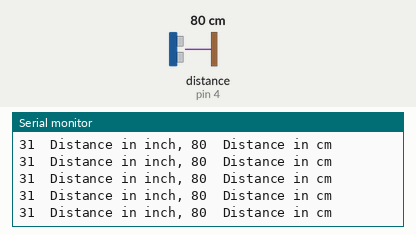
This sketch was run on a simulated Arduino Uno, built with avr-gcc and run on an emulated ATmega328P. On the bench: the last lines printed to the serial monitor. Wiring (inferred from the names in the program): ultrasonic range finder: trigger pin 2; echo pin 4. Inputs (shaded band) come from the test bench; at power-on: distance to the obstacle (sensor on pin 4) 80 cm. The echo pulse lasts 58.3 µs per cm.

Above: at 1.2 s.
1.3 s: distance to the obstacle (sensor on pin 4) set to 35 cm
At 1.38 s:
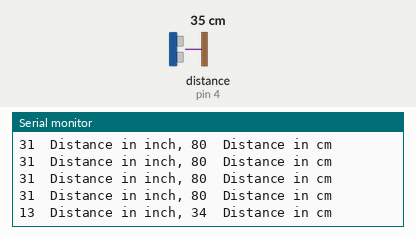
4.3 s: distance to the obstacle (sensor on pin 4) set to 2 cm
At 4.37 s:
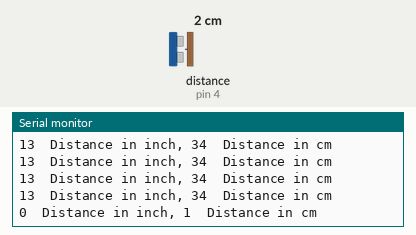
7.3 s: distance to the obstacle (sensor on pin 4) set to 35 cm
At 7.3 s:
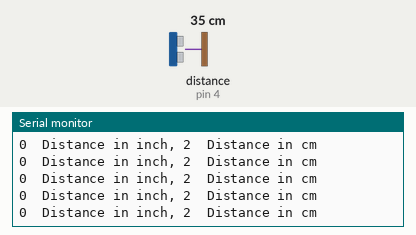
10.3 s: distance to the obstacle (sensor on pin 4) set to 250 cm
At 10.4 s:
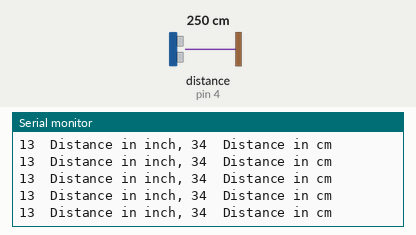
13.3 s: distance to the obstacle (sensor on pin 4) set to 299 cm
At 13.41 s:
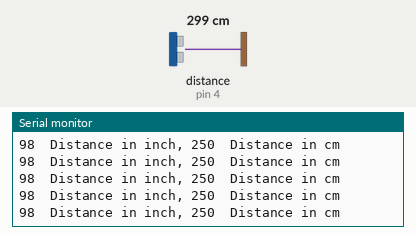
16.3 s: distance to the obstacle (sensor on pin 4) set to 60 cm
At 16.37 s:
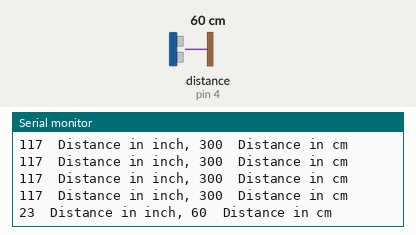
Timing chart, 0 to 19.3 s (numbered marks = the images above; inputs shaded):
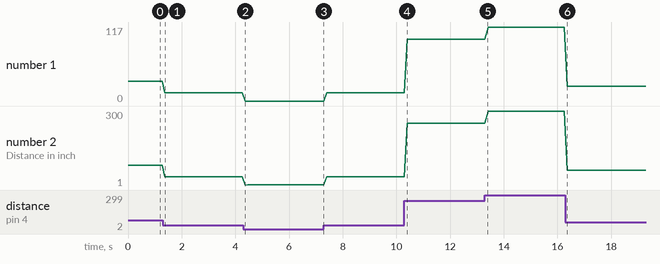

Measured:
- after the input at 1.3 s, the serial monitor: prints a new line after 0.08 s (image 1)
- after the input at 4.3 s, the serial monitor: prints a new line after 0.07 s (image 2)
- after the input at 16.3 s, the serial monitor: prints a new line after 0.07 s (image 6)
- plotted number 1: 31 → 13 after the input at 1.3 s, 13 → 0 after the input at 4.3 s, 0 → 13 after the input at 7.3 s, 13 → 98 after the input at 10.3 s, 98 → 117 after the input at 13.3 s
- plotted number 2: 80 → 34 after the input at 1.3 s, 34 → 2 after the input at 4.3 s, 2 → 34 after the input at 7.3 s, 34 → 250 after the input at 10.3 s, 250 → 300 after the input at 13.3 s

The sketch:

ultrasonic.ino
```cpp
const int trigPin = 2;
const int echoPin = 4;

void setup() {
  Serial.begin(9600);
}

void loop()
{
  long duration, inches = 2.5, cm = 100;
  pinMode(trigPin, OUTPUT);
  digitalWrite(trigPin, LOW);
  delayMicroseconds(2);
  digitalWrite(trigPin, HIGH);
  delayMicroseconds(10);
  digitalWrite(trigPin, LOW);

  pinMode(echoPin, INPUT);
  duration = pulseIn(echoPin, HIGH);

  // convert the time into a distance
  inches = microsecondsToInches(duration);
  cm = microsecondsToCentimeters(duration);

  Serial.print(inches);
  Serial.print("  Distance in inch, ");
  Serial.print(cm);
  Serial.print("  Distance in cm");
  Serial.println();

  delay(100);
}

long microsecondsToInches(long microseconds)
{
  return microseconds / 74 / 2;
}

long microsecondsToCentimeters(long microseconds)
{
  return microseconds / 29 / 2;
}
```
